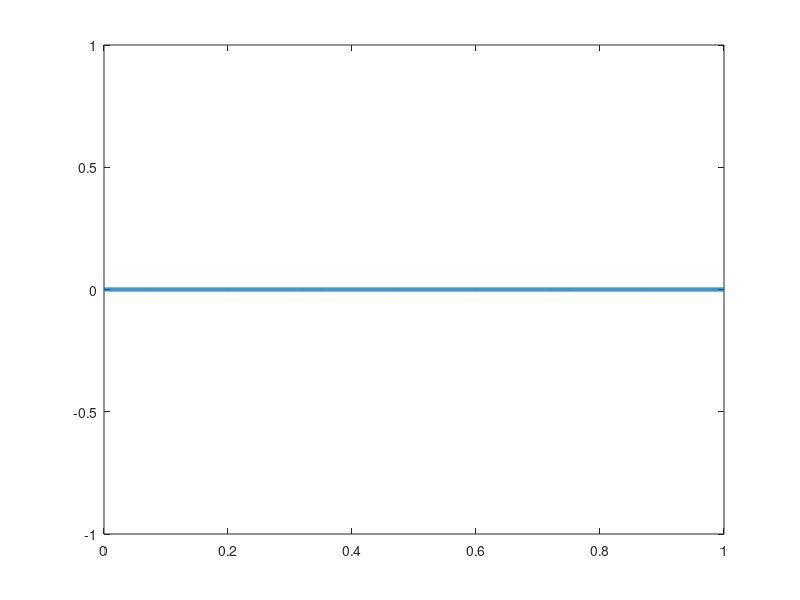

MATLAB code for this plot:
bits = input('prompt');
bitrate = 1;
n = 1000;
T = length(bits)/bitrate;
N = n*length(bits);
dt = T/N;
t = 0:dt:T;
x = zeros(1,length(t));
for i=1:length(bits)
  if bits(i)==1
    x((i-1)*n+1:i*n) = 1;
  end
end
plot(t, x, 'Linewidth', 3);
counter = 0;
for i = 1:length(t)
  if t(i)>counter
    counter = counter + 1;
    result(counter) = x(i);
  end 
end
disp('NRZ Unipoler Decoding:');
disp(result);